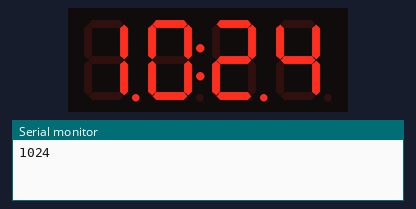
Bench run of a sketch on a simulated Arduino Uno, built with avr-gcc and run on an emulated ATmega328P. Shown: 4-digit seven-segment display, the last lines printed to the serial monitor. The local clock reads 2024-03-15 10:24:30 at power-on unless the sketch sets it.

Above: at 3.1 s.
At 30.7 s:
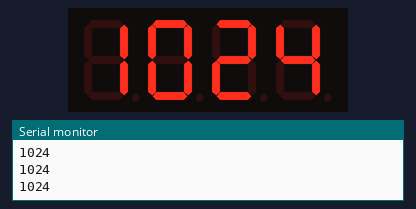
At 66.5 s:
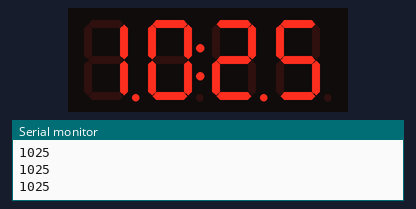
At 128.8 s:
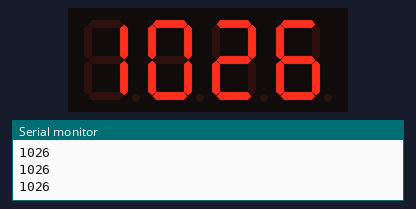

Measured:
- what the display in image 0 shows lasts 1.1 s, from 3.0 s to 4.1 s

The sketch:

7Seg_4Digit_Clock.ino
```cpp
#include<RTClib.h>
#include<TM1637Display.h>


 #define CLK 8
 #define DIO 9
 RTC_DS3231 rtc;
 TM1637Display display = TM1637Display(CLK, DIO);

 void setup()
  {
  Serial.begin(9600);
  delay(3000);
  if (! rtc.begin())
  {
   Serial.println("Couldn't find RTC");
   while (1);
  }
  if (rtc.lostPower())
  {
   Serial.println("RTC lost power, lets set the time!");
   rtc.adjust(DateTime(F(__DATE__), F(__TIME__)));
  }
  display.setBrightness(5);
  display.clear();
 }
 void loop()
{
  DateTime now = rtc.now();
  int displaytime = (now.hour() * 100) + now.minute();
  Serial.println(displaytime);
  display.showNumberDecEx(displaytime, 0b11100000, true);
  delay(1000);
  display.showNumberDec(displaytime, true);
  delay(1000);
 }  
```
